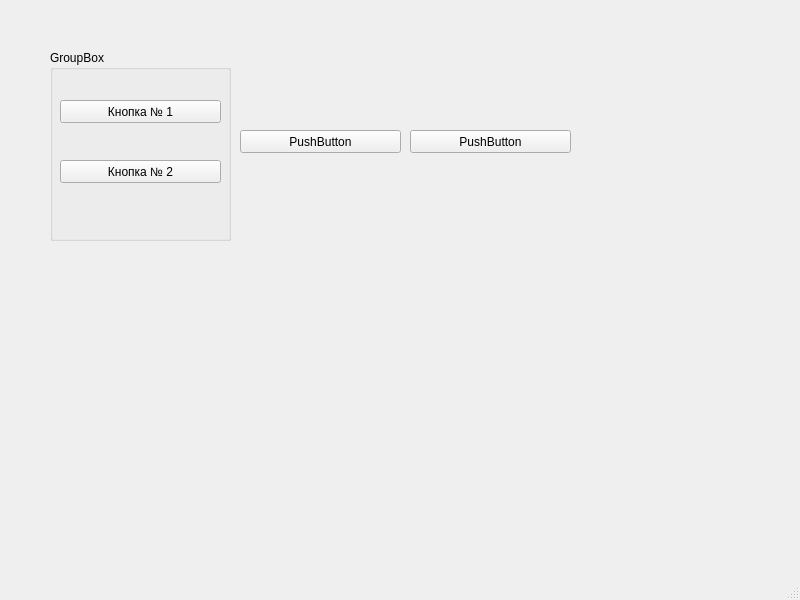
<?xml version="1.0" encoding="UTF-8"?>
<ui version="4.0">
 <class>MainWindow</class>
 <widget class="QMainWindow" name="MainWindow">
  <property name="geometry">
   <rect>
    <x>0</x>
    <y>0</y>
    <width>800</width>
    <height>600</height>
   </rect>
  </property>
  <property name="windowTitle">
   <string>MainWindow</string>
  </property>
  <widget class="QWidget" name="centralwidget">
   <widget class="QGroupBox" name="groupBox">
    <property name="geometry">
     <rect>
      <x>50</x>
      <y>50</y>
      <width>181</width>
      <height>191</height>
     </rect>
    </property>
    <property name="title">
     <string>GroupBox</string>
    </property>
    <widget class="QPushButton" name="pushButton">
     <property name="geometry">
      <rect>
       <x>10</x>
       <y>50</y>
       <width>161</width>
       <height>23</height>
      </rect>
     </property>
     <property name="text">
      <string>Кнопка № 1</string>
     </property>
    </widget>
    <widget class="QPushButton" name="pushButton_2">
     <property name="geometry">
      <rect>
       <x>10</x>
       <y>110</y>
       <width>161</width>
       <height>23</height>
      </rect>
     </property>
     <property name="text">
      <string>Кнопка № 2</string>
     </property>
    </widget>
   </widget>
   <widget class="QPushButton" name="pushButton_4">
    <property name="geometry">
     <rect>
      <x>240</x>
      <y>130</y>
      <width>161</width>
      <height>23</height>
     </rect>
    </property>
    <property name="text">
     <string>PushButton</string>
    </property>
   </widget>
   <widget class="QPushButton" name="pushButton_3">
    <property name="geometry">
     <rect>
      <x>410</x>
      <y>130</y>
      <width>161</width>
      <height>23</height>
     </rect>
    </property>
    <property name="text">
     <string>PushButton</string>
    </property>
   </widget>
  </widget>
  <widget class="QMenuBar" name="menubar">
   <property name="geometry">
    <rect>
     <x>0</x>
     <y>0</y>
     <width>800</width>
     <height>21</height>
    </rect>
   </property>
  </widget>
  <widget class="QStatusBar" name="statusbar"/>
 </widget>
 <resources/>
 <connections/>
</ui>
